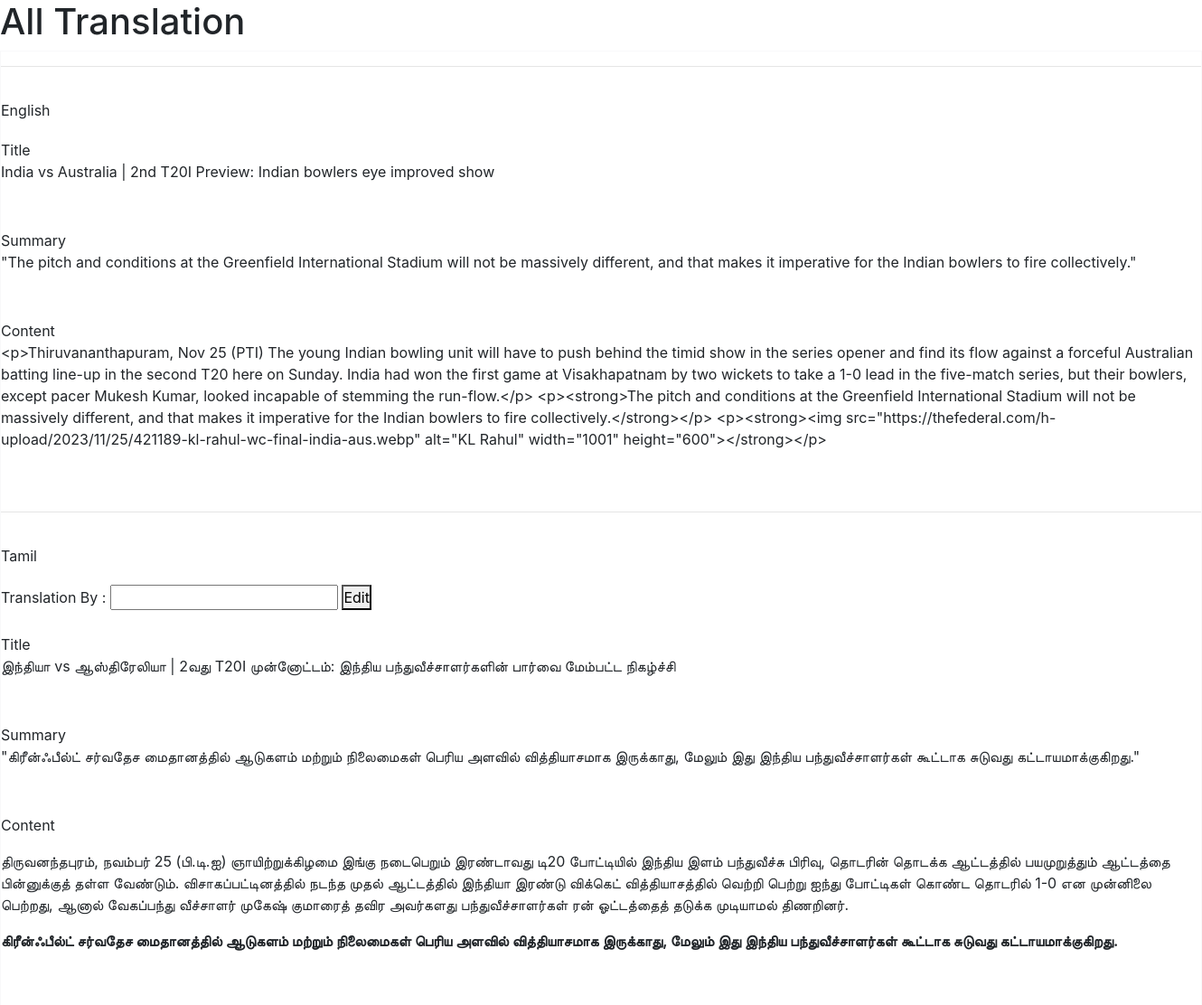
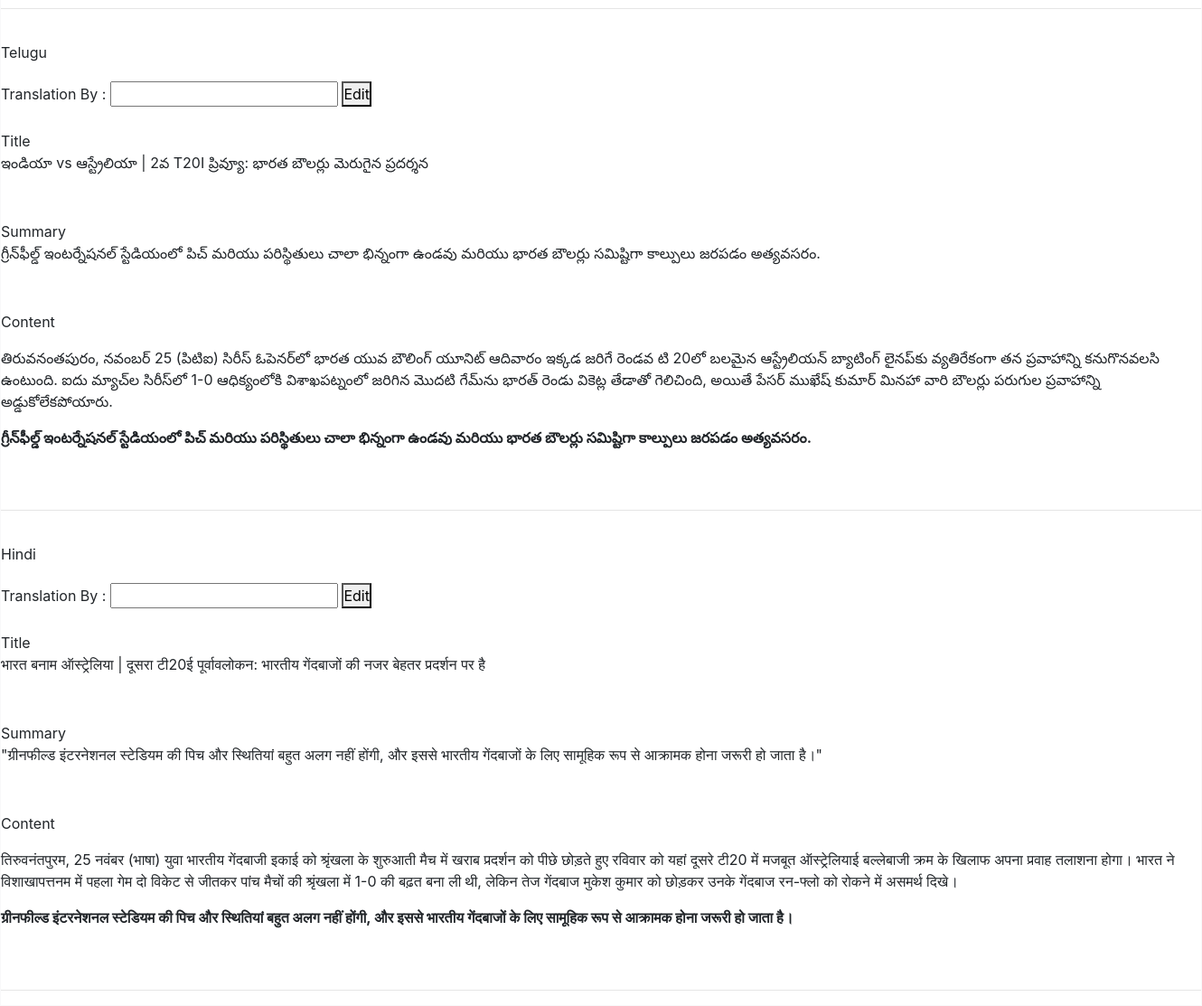
Before: /admin/1/translations with the older database file (2 pictures, top to bottom).
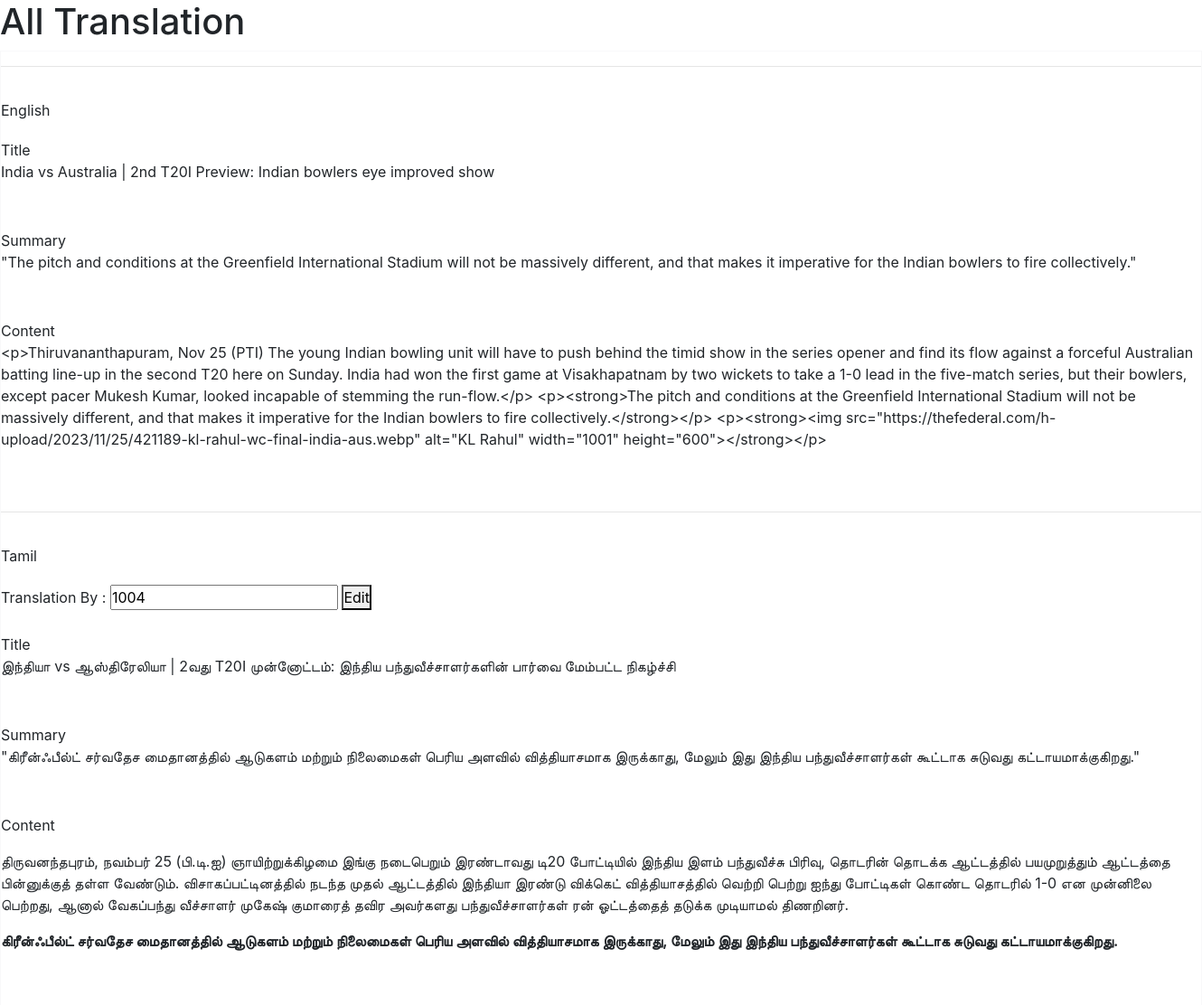
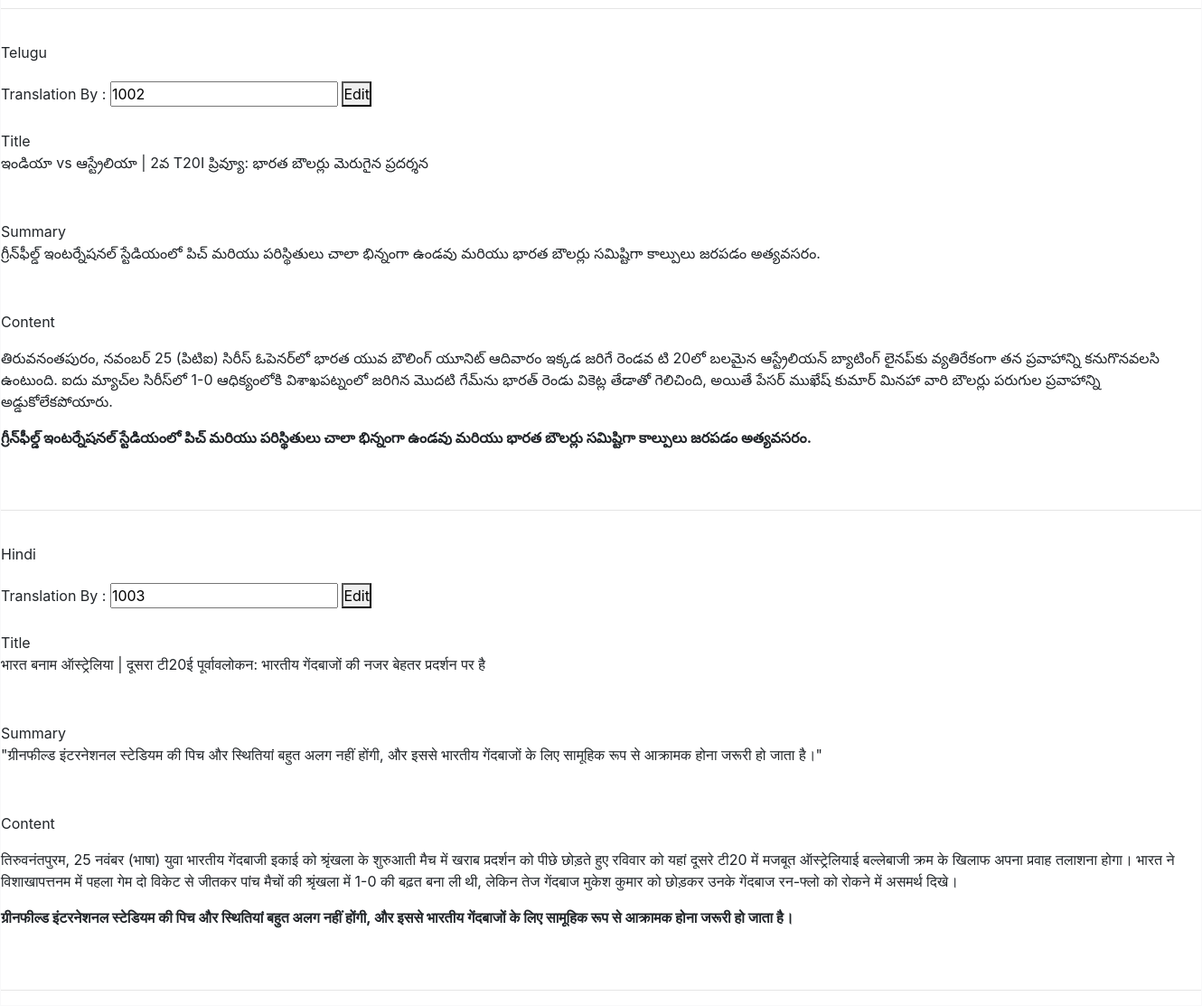
After: the same page with the newer database file (2 pictures, top to bottom).
### app.py (models this page shows)
class Article(db.Model):
    article_id = db.Column(db.Integer, primary_key=True, autoincrement=True)
    title_en = db.Column(db.String(1200))
    title_hi = db.Column(db.String(1200))
    title_ta = db.Column(db.String(1200))
    title_te = db.Column(db.String(1200))
    author_id = db.Column(db.Integer, db.ForeignKey('author.author_id'))
    date_time = db.Column(db.DateTime, default=datetime.utcnow)
    summary_en = db.Column(db.Text)
    summary_hi = db.Column(db.Text)
    summary_ta = db.Column(db.Text)
    summary_te = db.Column(db.Text)
    main_img_url = db.Column(db.Text)
    content_en = db.Column(db.Text)
    content_te = db.Column(db.Text)
    content_ta = db.Column(db.Text)
    content_hi = db.Column(db.Text)
    translator_te_userid = db.Column(db.Integer, db.ForeignKey('user.id'))
    translator_hi_userid = db.Column(db.Integer, db.ForeignKey('user.id'))
    translator_ta_userid = db.Column(db.Integer, db.ForeignKey('user.id'))
    translator_te_user = db.relationship('User', foreign_keys=[translator_te_userid])
    translator_hi_user = db.relationship('User', foreign_keys=[translator_hi_userid])
    translator_ta_user = db.relationship('User', foreign_keys=[translator_ta_userid])

### app.py (the view)
@app.route("/admin/<int:article_id>/translations")
def serve_translations(article_id):
    article = Article.query.get_or_404(article_id)
    return render_template('all_translations.html', article=article)

### templates/all_translations.html (shortened to what this page needs)
<!DOCTYPE html>
<html lang="en">
    <head>
        <link rel="stylesheet" href="/static/css/style-all-translations.css">
        <link rel="stylesheet" href="https://cdn.jsdelivr.net/npm/bootstrap@4.0.0/dist/css/bootstrap.min.css">
    </head>
    <body>
        <h1 id="heading">All Translation</h1>
        <div id="main-container" class="flex-column border border-light">
            <hr>
                <span class="language">English </span>
                <div class="mb-3 title">
                    <div>Title</div>
                    <p id="title_en">{{article.title_en}}</p>
                </div>
                <div class="mb-3">
                    <div>Summary</div>
                    <p id="summary_en">{{article.summary_en}}</p>
                </div>
                <div class="mb-3">
                    <div>Content</div>
                    <p id="content_en">{{article.content_en}}</p>
                </div>
                <hr>
                <span class="language">Tamil </span>
                <span class="trans-by-wrapper">
                    <label for="translator_ta_userid">Translation By : </label>
                    <input type="number" id="translator_ta_userid" name="translator_ta_userid" value="{{article.translator_ta_userid}}" data-language="ta" readonly>
                    <button type="button" class="editButton">Edit</button>
                </span>
                <div class="mb-3 title">
                    <div>Title</div>
                    <p id="title_ta">{{article.title_ta}}</p>
                </div>
                <div class="mb-3">
                    <div>Summary</div>
                    <p id="summary_ta">{{article.summary_ta}}</p>
                </div>
                <div class="mb-3">
                    <div>Content</div>
                    <p id="content_ta">{{article.content_ta | safe}}</p>
                </div>
                <hr>
                <span class="language">Telugu </span>
                <span class="trans-by-wrapper">
                    <label for="translator_te_userid">Translation By : </label>
                    <input type="number" id="translator_te_userid" name="translator_te_userid" value="{{article.translator_te_userid}}" data-language="te" readonly>
                    <button type="button" class="editButton">Edit</button>
                </span>
                <div class="mb-3 title">
                    <div>Title</div>
                    <p id="title_te">{{article.title_te}}</p>
                </div>
                <div class="mb-3">
                    <div>Summary</div>
                    <p id="summary_te">{{article.summary_te}}</p>
                </div>
                <div class="mb-3">
                    <div>Content</div>
                    <p id="content_te">{{article.content_te | safe}}</p>
                </div>
                <hr>
                <span class="language">Hindi </span>
                <span class="trans-by-wrapper">
                    <label for="translator_hi_userid">Translation By : </label>
                    <input type="number" id="translator_hi_userid" name="translator_hi_userid" value="{{article.translator_hi_userid}}" data-language="hi" readonly>
                    <button type="button" class="editButton">Edit</button>
                </span>
                <div class="mb-3 title">
                    <div>Title</div>
                    <p id="title_hi">{{article.title_hi}}</p>
                </div>
                <div class="mb-3">
                    <div>Summary</div>
                    <p id="summary_hi">{{article.summary_hi}}</p>
                </div>
                <div class="mb-3">
                    <div>Content</div>
                    <p id="content_hi">{{article.content_hi | safe}}</p>
                </div>
                <hr>
        </div>
    </body>
</html>

### static/css/style-all-translations.css (style rules this page uses)
* { margin: 0; padding: 0; box-sizing: border-box; }
html { font-family: san-serif; line-height: 1.15; -webkit-text-size-adjust: 100%; -webkit-tap-highlight-color: transparent; height: 100%; }
body { background: #fff; color: black; font-size: 14px; font-family: Roboto; font-weight: 400; line-height: 1.5; min-width: 1320px; min-height: 100%; }
.flex-column { display: flex; flex-direction: column; gap: 20px; justify-content: space-between; }

Changed rows visible on the page:
changed Article "India vs Australia | 2nd T20I Preview: Indian bowlers eye improved show": translator_ta_userid (not shown) → "1004"; translator_te_userid (not shown) → "1002"; translator_hi_userid (not shown) → "1003"
